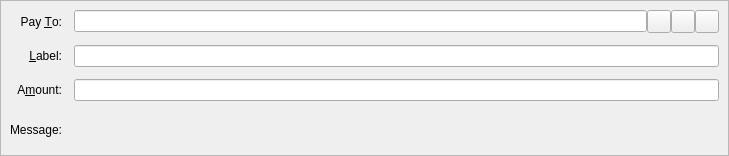
<?xml version="1.0" encoding="UTF-8"?>
<ui version="4.0">
 <class>SendCoinsEntry</class>
 <widget class="QStackedWidget" name="SendCoinsEntry">
  <property name="geometry">
   <rect>
    <x>0</x>
    <y>0</y>
    <width>729</width>
    <height>156</height>
   </rect>
  </property>
  <property name="focusPolicy">
   <enum>Qt::TabFocus</enum>
  </property>
  <property name="autoFillBackground">
   <bool>false</bool>
  </property>
  <widget class="QFrame" name="SendCoins">
   <property name="toolTip">
    <string>This is a normal payment.</string>
   </property>
   <property name="frameShape">
    <enum>QFrame::StyledPanel</enum>
   </property>
   <property name="frameShadow">
    <enum>QFrame::Sunken</enum>
   </property>
   <layout class="QGridLayout" name="gridLayout">
    <property name="spacing">
     <number>12</number>
    </property>
    <item row="0" column="0">
     <widget class="QLabel" name="payToLabel">
      <property name="text">
       <string>Pay &amp;To:</string>
      </property>
      <property name="alignment">
       <set>Qt::AlignRight|Qt::AlignTrailing|Qt::AlignVCenter</set>
      </property>
      <property name="buddy">
       <cstring>payTo</cstring>
      </property>
     </widget>
    </item>
    <item row="0" column="1">
     <layout class="QHBoxLayout" name="payToLayout">
      <property name="spacing">
       <number>0</number>
      </property>
      <item>
       <widget class="QValidatedLineEdit" name="payTo">
        <property name="toolTip">
         <string>The BREWHAUST address to send the payment to</string>
        </property>
       </widget>
      </item>
      <item>
       <widget class="QToolButton" name="addressBookButton">
        <property name="toolTip">
         <string>Choose previously used address</string>
        </property>
        <property name="text">
         <string/>
        </property>
        <property name="icon">
         <iconset resource="../brewhaust.qrc">
          <normaloff>:/icons/address-book</normaloff>:/icons/address-book</iconset>
        </property>
        <property name="shortcut">
         <string>Alt+A</string>
        </property>
       </widget>
      </item>
      <item>
       <widget class="QToolButton" name="pasteButton">
        <property name="toolTip">
         <string>Paste address from clipboard</string>
        </property>
        <property name="text">
         <string/>
        </property>
        <property name="icon">
         <iconset resource="../brewhaust.qrc">
          <normaloff>:/icons/editpaste</normaloff>:/icons/editpaste</iconset>
        </property>
        <property name="shortcut">
         <string>Alt+P</string>
        </property>
       </widget>
      </item>
      <item>
       <widget class="QToolButton" name="deleteButton">
        <property name="toolTip">
         <string>Remove this entry</string>
        </property>
        <property name="text">
         <string/>
        </property>
        <property name="icon">
         <iconset resource="../brewhaust.qrc">
          <normaloff>:/icons/remove</normaloff>:/icons/remove</iconset>
        </property>
       </widget>
      </item>
     </layout>
    </item>
    <item row="1" column="0">
     <widget class="QLabel" name="labelLabel">
      <property name="text">
       <string>&amp;Label:</string>
      </property>
      <property name="alignment">
       <set>Qt::AlignRight|Qt::AlignTrailing|Qt::AlignVCenter</set>
      </property>
      <property name="buddy">
       <cstring>addAsLabel</cstring>
      </property>
     </widget>
    </item>
    <item row="1" column="1">
     <widget class="QLineEdit" name="addAsLabel">
      <property name="toolTip">
       <string>Enter a label for this address to add it to the list of used addresses</string>
      </property>
     </widget>
    </item>
    <item row="2" column="0">
     <widget class="QLabel" name="amountLabel">
      <property name="text">
       <string>A&amp;mount:</string>
      </property>
      <property name="alignment">
       <set>Qt::AlignRight|Qt::AlignTrailing|Qt::AlignVCenter</set>
      </property>
      <property name="buddy">
       <cstring>payAmount</cstring>
      </property>
     </widget>
    </item>
    <item row="2" column="1">
     <widget class="BitcoinAmountField" name="payAmount"/>
    </item>
    <item row="3" column="0">
     <widget class="QLabel" name="messageLabel">
      <property name="text">
       <string>Message:</string>
      </property>
      <property name="alignment">
       <set>Qt::AlignRight|Qt::AlignTrailing|Qt::AlignVCenter</set>
      </property>
     </widget>
    </item>
    <item row="3" column="1">
     <widget class="QLabel" name="messageTextLabel">
      <property name="toolTip">
       <string>A message that was attached to the BREWHAUST: URI which will be stored with the transaction for your reference. Note: This message will not be sent over the BREWHAUST network.</string>
      </property>
      <property name="textFormat">
       <enum>Qt::PlainText</enum>
      </property>
     </widget>
    </item>
   </layout>
  </widget>
  <widget class="QFrame" name="SendCoins_InsecurePaymentRequest">
   <property name="palette">
    <palette>
     <active>
      <colorrole role="WindowText">
       <brush brushstyle="SolidPattern">
        <color alpha="255">
         <red>0</red>
         <green>0</green>
         <blue>0</blue>
        </color>
       </brush>
      </colorrole>
      <colorrole role="Button">
       <brush brushstyle="SolidPattern">
        <color alpha="255">
         <red>255</red>
         <green>255</green>
         <blue>127</blue>
        </color>
       </brush>
      </colorrole>
      <colorrole role="Light">
       <brush brushstyle="SolidPattern">
        <color alpha="255">
         <red>255</red>
         <green>255</green>
         <blue>255</blue>
        </color>
       </brush>
      </colorrole>
      <colorrole role="Midlight">
       <brush brushstyle="SolidPattern">
        <color alpha="255">
         <red>255</red>
         <green>255</green>
         <blue>191</blue>
        </color>
       </brush>
      </colorrole>
      <colorrole role="Dark">
       <brush brushstyle="SolidPattern">
        <color alpha="255">
         <red>127</red>
         <green>127</green>
         <blue>63</blue>
        </color>
       </brush>
      </colorrole>
      <colorrole role="Mid">
       <brush brushstyle="SolidPattern">
        <color alpha="255">
         <red>170</red>
         <green>170</green>
         <blue>84</blue>
        </color>
       </brush>
      </colorrole>
      <colorrole role="Text">
       <brush brushstyle="SolidPattern">
        <color alpha="255">
         <red>0</red>
         <green>0</green>
         <blue>0</blue>
        </color>
       </brush>
      </colorrole>
      <colorrole role="BrightText">
       <brush brushstyle="SolidPattern">
        <color alpha="255">
         <red>255</red>
         <green>255</green>
         <blue>255</blue>
        </color>
       </brush>
      </colorrole>
      <colorrole role="ButtonText">
       <brush brushstyle="SolidPattern">
        <color alpha="255">
         <red>0</red>
         <green>0</green>
         <blue>0</blue>
        </color>
       </brush>
      </colorrole>
      <colorrole role="Base">
       <brush brushstyle="SolidPattern">
        <color alpha="255">
         <red>255</red>
         <green>255</green>
         <blue>255</blue>
        </color>
       </brush>
      </colorrole>
      <colorrole role="Window">
       <brush brushstyle="SolidPattern">
        <color alpha="255">
         <red>255</red>
         <green>255</green>
         <blue>127</blue>
        </color>
       </brush>
      </colorrole>
      <colorrole role="Shadow">
       <brush brushstyle="SolidPattern">
        <color alpha="255">
         <red>0</red>
         <green>0</green>
         <blue>0</blue>
        </color>
       </brush>
      </colorrole>
      <colorrole role="AlternateBase">
       <brush brushstyle="SolidPattern">
        <color alpha="255">
         <red>255</red>
         <green>255</green>
         <blue>191</blue>
        </color>
       </brush>
      </colorrole>
      <colorrole role="ToolTipBase">
       <brush brushstyle="SolidPattern">
        <color alpha="255">
         <red>255</red>
         <green>255</green>
         <blue>220</blue>
        </color>
       </brush>
      </colorrole>
      <colorrole role="ToolTipText">
       <brush brushstyle="SolidPattern">
        <color alpha="255">
         <red>0</red>
         <green>0</green>
         <blue>0</blue>
        </color>
       </brush>
      </colorrole>
     </active>
     <inactive>
      <colorrole role="WindowText">
       <brush brushstyle="SolidPattern">
        <color alpha="255">
         <red>0</red>
         <green>0</green>
         <blue>0</blue>
        </color>
       </brush>
      </colorrole>
      <colorrole role="Button">
       <brush brushstyle="SolidPattern">
        <color alpha="255">
         <red>255</red>
         <green>255</green>
         <blue>127</blue>
        </color>
       </brush>
      </colorrole>
      <colorrole role="Light">
       <brush brushstyle="SolidPattern">
        <color alpha="255">
         <red>255</red>
         <green>255</green>
         <blue>255</blue>
        </color>
       </brush>
      </colorrole>
      <colorrole role="Midlight">
       <brush brushstyle="SolidPattern">
        <color alpha="255">
         <red>255</red>
         <green>255</green>
         <blue>191</blue>
        </color>
       </brush>
      </colorrole>
      <colorrole role="Dark">
       <brush brushstyle="SolidPattern">
        <color alpha="255">
         <red>127</red>
         <green>127</green>
         <blue>63</blue>
        </color>
       </brush>
      </colorrole>
      <colorrole role="Mid">
       <brush brushstyle="SolidPattern">
        <color alpha="255">
         <red>170</red>
         <green>170</green>
         <blue>84</blue>
        </color>
       </brush>
      </colorrole>
      <colorrole role="Text">
       <brush brushstyle="SolidPattern">
        <color alpha="255">
         <red>0</red>
         <green>0</green>
         <blue>0</blue>
        </color>
       </brush>
      </colorrole>
      <colorrole role="BrightText">
       <brush brushstyle="SolidPattern">
        <color alpha="255">
         <red>255</red>
         <green>255</green>
         <blue>255</blue>
        </color>
       </brush>
      </colorrole>
      <colorrole role="ButtonText">
       <brush brushstyle="SolidPattern">
        <color alpha="255">
         <red>0</red>
         <green>0</green>
         <blue>0</blue>
        </color>
       </brush>
      </colorrole>
      <colorrole role="Base">
       <brush brushstyle="SolidPattern">
        <color alpha="255">
         <red>255</red>
         <green>255</green>
         <blue>255</blue>
        </color>
       </brush>
      </colorrole>
      <colorrole role="Window">
       <brush brushstyle="SolidPattern">
        <color alpha="255">
         <red>255</red>
         <green>255</green>
         <blue>127</blue>
        </color>
       </brush>
      </colorrole>
      <colorrole role="Shadow">
       <brush brushstyle="SolidPattern">
        <color alpha="255">
         <red>0</red>
         <green>0</green>
         <blue>0</blue>
        </color>
       </brush>
      </colorrole>
      <colorrole role="AlternateBase">
       <brush brushstyle="SolidPattern">
        <color alpha="255">
         <red>255</red>
         <green>255</green>
         <blue>191</blue>
        </color>
       </brush>
      </colorrole>
      <colorrole role="ToolTipBase">
       <brush brushstyle="SolidPattern">
        <color alpha="255">
         <red>255</red>
         <green>255</green>
         <blue>220</blue>
        </color>
       </brush>
      </colorrole>
      <colorrole role="ToolTipText">
       <brush brushstyle="SolidPattern">
        <color alpha="255">
         <red>0</red>
         <green>0</green>
         <blue>0</blue>
        </color>
       </brush>
      </colorrole>
     </inactive>
     <disabled>
      <colorrole role="WindowText">
       <brush brushstyle="SolidPattern">
        <color alpha="255">
         <red>127</red>
         <green>127</green>
         <blue>63</blue>
        </color>
       </brush>
      </colorrole>
      <colorrole role="Button">
       <brush brushstyle="SolidPattern">
        <color alpha="255">
         <red>255</red>
         <green>255</green>
         <blue>127</blue>
        </color>
       </brush>
      </colorrole>
      <colorrole role="Light">
       <brush brushstyle="SolidPattern">
        <color alpha="255">
         <red>255</red>
         <green>255</green>
         <blue>255</blue>
        </color>
       </brush>
      </colorrole>
      <colorrole role="Midlight">
       <brush brushstyle="SolidPattern">
        <color alpha="255">
         <red>255</red>
         <green>255</green>
         <blue>191</blue>
        </color>
       </brush>
      </colorrole>
      <colorrole role="Dark">
       <brush brushstyle="SolidPattern">
        <color alpha="255">
         <red>127</red>
         <green>127</green>
         <blue>63</blue>
        </color>
       </brush>
      </colorrole>
      <colorrole role="Mid">
       <brush brushstyle="SolidPattern">
        <color alpha="255">
         <red>170</red>
         <green>170</green>
         <blue>84</blue>
        </color>
       </brush>
      </colorrole>
      <colorrole role="Text">
       <brush brushstyle="SolidPattern">
        <color alpha="255">
         <red>127</red>
         <green>127</green>
         <blue>63</blue>
        </color>
       </brush>
      </colorrole>
      <colorrole role="BrightText">
       <brush brushstyle="SolidPattern">
        <color alpha="255">
         <red>255</red>
         <green>255</green>
         <blue>255</blue>
        </color>
       </brush>
      </colorrole>
      <colorrole role="ButtonText">
       <brush brushstyle="SolidPattern">
        <color alpha="255">
         <red>127</red>
         <green>127</green>
         <blue>63</blue>
        </color>
       </brush>
      </colorrole>
      <colorrole role="Base">
       <brush brushstyle="SolidPattern">
        <color alpha="255">
         <red>255</red>
         <green>255</green>
         <blue>127</blue>
        </color>
       </brush>
      </colorrole>
      <colorrole role="Window">
       <brush brushstyle="SolidPattern">
        <color alpha="255">
         <red>255</red>
         <green>255</green>
         <blue>127</blue>
        </color>
       </brush>
      </colorrole>
      <colorrole role="Shadow">
       <brush brushstyle="SolidPattern">
        <color alpha="255">
         <red>0</red>
         <green>0</green>
         <blue>0</blue>
        </color>
       </brush>
      </colorrole>
      <colorrole role="AlternateBase">
       <brush brushstyle="SolidPattern">
        <color alpha="255">
         <red>255</red>
         <green>255</green>
         <blue>127</blue>
        </color>
       </brush>
      </colorrole>
      <colorrole role="ToolTipBase">
       <brush brushstyle="SolidPattern">
        <color alpha="255">
         <red>255</red>
         <green>255</green>
         <blue>220</blue>
        </color>
       </brush>
      </colorrole>
      <colorrole role="ToolTipText">
       <brush brushstyle="SolidPattern">
        <color alpha="255">
         <red>0</red>
         <green>0</green>
         <blue>0</blue>
        </color>
       </brush>
      </colorrole>
     </disabled>
    </palette>
   </property>
   <property name="toolTip">
    <string>This is an unverified payment request.</string>
   </property>
   <property name="autoFillBackground">
    <bool>true</bool>
   </property>
   <property name="frameShape">
    <enum>QFrame::StyledPanel</enum>
   </property>
   <property name="frameShadow">
    <enum>QFrame::Sunken</enum>
   </property>
   <layout class="QGridLayout" name="gridLayout_is">
    <property name="spacing">
     <number>12</number>
    </property>
    <item row="0" column="0">
     <widget class="QLabel" name="payToLabel_is">
      <property name="text">
       <string>Pay To:</string>
      </property>
      <property name="alignment">
       <set>Qt::AlignRight|Qt::AlignTrailing|Qt::AlignVCenter</set>
      </property>
     </widget>
    </item>
    <item row="0" column="1">
     <layout class="QHBoxLayout" name="payToLayout_is">
      <property name="spacing">
       <number>0</number>
      </property>
      <item>
       <widget class="QLabel" name="payTo_is"/>
      </item>
      <item>
       <widget class="QToolButton" name="deleteButton_is">
        <property name="toolTip">
         <string>Remove this entry</string>
        </property>
        <property name="text">
         <string/>
        </property>
        <property name="icon">
         <iconset resource="../brewhaust.qrc">
          <normaloff>:/icons/remove</normaloff>:/icons/remove</iconset>
        </property>
       </widget>
      </item>
     </layout>
    </item>
    <item row="1" column="0">
     <widget class="QLabel" name="memoLabel_is">
      <property name="text">
       <string>Memo:</string>
      </property>
      <property name="alignment">
       <set>Qt::AlignRight|Qt::AlignTrailing|Qt::AlignVCenter</set>
      </property>
     </widget>
    </item>
    <item row="1" column="1">
     <widget class="QLabel" name="memoTextLabel_is">
      <property name="textFormat">
       <enum>Qt::PlainText</enum>
      </property>
     </widget>
    </item>
    <item row="2" column="0">
     <widget class="QLabel" name="amountLabel_is">
      <property name="text">
       <string>A&amp;mount:</string>
      </property>
      <property name="alignment">
       <set>Qt::AlignRight|Qt::AlignTrailing|Qt::AlignVCenter</set>
      </property>
      <property name="buddy">
       <cstring>payAmount_is</cstring>
      </property>
     </widget>
    </item>
    <item row="2" column="1">
     <widget class="BitcoinAmountField" name="payAmount_is">
      <property name="acceptDrops">
       <bool>false</bool>
      </property>
     </widget>
    </item>
   </layout>
  </widget>
  <widget class="QFrame" name="SendCoins_SecurePaymentRequest">
   <property name="palette">
    <palette>
     <active>
      <colorrole role="WindowText">
       <brush brushstyle="SolidPattern">
        <color alpha="255">
         <red>0</red>
         <green>0</green>
         <blue>0</blue>
        </color>
       </brush>
      </colorrole>
      <colorrole role="Button">
       <brush brushstyle="SolidPattern">
        <color alpha="255">
         <red>140</red>
         <green>232</green>
         <blue>119</blue>
        </color>
       </brush>
      </colorrole>
      <colorrole role="Light">
       <brush brushstyle="SolidPattern">
        <color alpha="255">
         <red>230</red>
         <green>255</green>
         <blue>224</blue>
        </color>
       </brush>
      </colorrole>
      <colorrole role="Midlight">
       <brush brushstyle="SolidPattern">
        <color alpha="255">
         <red>185</red>
         <green>243</green>
         <blue>171</blue>
        </color>
       </brush>
      </colorrole>
      <colorrole role="Dark">
       <brush brushstyle="SolidPattern">
        <color alpha="255">
         <red>70</red>
         <green>116</green>
         <blue>59</blue>
        </color>
       </brush>
      </colorrole>
      <colorrole role="Mid">
       <brush brushstyle="SolidPattern">
        <color alpha="255">
         <red>93</red>
         <green>155</green>
         <blue>79</blue>
        </color>
       </brush>
      </colorrole>
      <colorrole role="Text">
       <brush brushstyle="SolidPattern">
        <color alpha="255">
         <red>0</red>
         <green>0</green>
         <blue>0</blue>
        </color>
       </brush>
      </colorrole>
      <colorrole role="BrightText">
       <brush brushstyle="SolidPattern">
        <color alpha="255">
         <red>155</red>
         <green>255</green>
         <blue>147</blue>
        </color>
       </brush>
      </colorrole>
      <colorrole role="ButtonText">
       <brush brushstyle="SolidPattern">
        <color alpha="255">
         <red>0</red>
         <green>0</green>
         <blue>0</blue>
        </color>
       </brush>
      </colorrole>
      <colorrole role="Base">
       <brush brushstyle="SolidPattern">
        <color alpha="255">
         <red>119</red>
         <green>255</green>
         <blue>233</blue>
        </color>
       </brush>
      </colorrole>
      <colorrole role="Window">
       <brush brushstyle="SolidPattern">
        <color alpha="255">
         <red>140</red>
         <green>232</green>
         <blue>119</blue>
        </color>
       </brush>
      </colorrole>
      <colorrole role="Shadow">
       <brush brushstyle="SolidPattern">
        <color alpha="255">
         <red>0</red>
         <green>0</green>
         <blue>0</blue>
        </color>
       </brush>
      </colorrole>
      <colorrole role="AlternateBase">
       <brush brushstyle="SolidPattern">
        <color alpha="255">
         <red>197</red>
         <green>243</green>
         <blue>187</blue>
        </color>
       </brush>
      </colorrole>
      <colorrole role="NoRole">
       <brush brushstyle="SolidPattern">
        <color alpha="255">
         <red>125</red>
         <green>194</green>
         <blue>122</blue>
        </color>
       </brush>
      </colorrole>
      <colorrole role="ToolTipBase">
       <brush brushstyle="SolidPattern">
        <color alpha="255">
         <red>255</red>
         <green>255</green>
         <blue>220</blue>
        </color>
       </brush>
      </colorrole>
      <colorrole role="ToolTipText">
       <brush brushstyle="SolidPattern">
        <color alpha="255">
         <red>0</red>
         <green>0</green>
         <blue>0</blue>
        </color>
       </brush>
      </colorrole>
     </active>
     <inactive>
      <colorrole role="WindowText">
       <brush brushstyle="SolidPattern">
        <color alpha="255">
         <red>0</red>
         <green>0</green>
         <blue>0</blue>
        </color>
       </brush>
      </colorrole>
      <colorrole role="Button">
       <brush brushstyle="SolidPattern">
        <color alpha="255">
         <red>140</red>
         <green>232</green>
         <blue>119</blue>
        </color>
       </brush>
      </colorrole>
      <colorrole role="Light">
       <brush brushstyle="SolidPattern">
        <color alpha="255">
         <red>230</red>
         <green>255</green>
         <blue>224</blue>
        </color>
       </brush>
      </colorrole>
      <colorrole role="Midlight">
       <brush brushstyle="SolidPattern">
        <color alpha="255">
         <red>185</red>
         <green>243</green>
         <blue>171</blue>
        </color>
       </brush>
      </colorrole>
      <colorrole role="Dark">
       <brush brushstyle="SolidPattern">
        <color alpha="255">
         <red>70</red>
         <green>116</green>
         <blue>59</blue>
        </color>
       </brush>
      </colorrole>
      <colorrole role="Mid">
       <brush brushstyle="SolidPattern">
        <color alpha="255">
         <red>93</red>
         <green>155</green>
         <blue>79</blue>
        </color>
       </brush>
      </colorrole>
      <colorrole role="Text">
       <brush brushstyle="SolidPattern">
        <color alpha="255">
         <red>0</red>
         <green>0</green>
         <blue>0</blue>
        </color>
       </brush>
      </colorrole>
      <colorrole role="BrightText">
       <brush brushstyle="SolidPattern">
        <color alpha="255">
         <red>155</red>
         <green>255</green>
         <blue>147</blue>
        </color>
       </brush>
      </colorrole>
      <colorrole role="ButtonText">
       <brush brushstyle="SolidPattern">
        <color alpha="255">
         <red>0</red>
         <green>0</green>
         <blue>0</blue>
        </color>
       </brush>
      </colorrole>
      <colorrole role="Base">
       <brush brushstyle="SolidPattern">
        <color alpha="255">
         <red>119</red>
         <green>255</green>
         <blue>233</blue>
        </color>
       </brush>
      </colorrole>
      <colorrole role="Window">
       <brush brushstyle="SolidPattern">
        <color alpha="255">
         <red>140</red>
         <green>232</green>
         <blue>119</blue>
        </color>
       </brush>
      </colorrole>
      <colorrole role="Shadow">
       <brush brushstyle="SolidPattern">
        <color alpha="255">
         <red>0</red>
         <green>0</green>
         <blue>0</blue>
        </color>
       </brush>
      </colorrole>
      <colorrole role="AlternateBase">
       <brush brushstyle="SolidPattern">
        <color alpha="255">
         <red>197</red>
         <green>243</green>
         <blue>187</blue>
        </color>
       </brush>
      </colorrole>
      <colorrole role="NoRole">
       <brush brushstyle="SolidPattern">
        <color alpha="255">
         <red>125</red>
         <green>194</green>
         <blue>122</blue>
        </color>
       </brush>
      </colorrole>
      <colorrole role="ToolTipBase">
       <brush brushstyle="SolidPattern">
        <color alpha="255">
         <red>255</red>
         <green>255</green>
         <blue>220</blue>
        </color>
       </brush>
      </colorrole>
      <colorrole role="ToolTipText">
       <brush brushstyle="SolidPattern">
        <color alpha="255">
         <red>0</red>
         <green>0</green>
         <blue>0</blue>
        </color>
       </brush>
      </colorrole>
     </inactive>
     <disabled>
      <colorrole role="WindowText">
       <brush brushstyle="SolidPattern">
        <color alpha="255">
         <red>70</red>
         <green>116</green>
         <blue>59</blue>
        </color>
       </brush>
      </colorrole>
      <colorrole role="Button">
       <brush brushstyle="SolidPattern">
        <color alpha="255">
         <red>140</red>
         <green>232</green>
         <blue>119</blue>
        </color>
       </brush>
      </colorrole>
      <colorrole role="Light">
       <brush brushstyle="SolidPattern">
        <color alpha="255">
         <red>230</red>
         <green>255</green>
         <blue>224</blue>
        </color>
       </brush>
      </colorrole>
      <colorrole role="Midlight">
       <brush brushstyle="SolidPattern">
        <color alpha="255">
         <red>185</red>
         <green>243</green>
         <blue>171</blue>
        </color>
       </brush>
      </colorrole>
      <colorrole role="Dark">
       <brush brushstyle="SolidPattern">
        <color alpha="255">
         <red>70</red>
         <green>116</green>
         <blue>59</blue>
        </color>
       </brush>
      </colorrole>
      <colorrole role="Mid">
       <brush brushstyle="SolidPattern">
        <color alpha="255">
         <red>93</red>
         <green>155</green>
         <blue>79</blue>
        </color>
       </brush>
      </colorrole>
      <colorrole role="Text">
       <brush brushstyle="SolidPattern">
        <color alpha="255">
         <red>70</red>
         <green>116</green>
         <blue>59</blue>
        </color>
       </brush>
      </colorrole>
      <colorrole role="BrightText">
       <brush brushstyle="SolidPattern">
        <color alpha="255">
         <red>155</red>
         <green>255</green>
         <blue>147</blue>
        </color>
       </brush>
      </colorrole>
      <colorrole role="ButtonText">
       <brush brushstyle="SolidPattern">
        <color alpha="255">
         <red>70</red>
         <green>116</green>
         <blue>59</blue>
        </color>
       </brush>
      </colorrole>
      <colorrole role="Base">
       <brush brushstyle="SolidPattern">
        <color alpha="255">
         <red>140</red>
         <green>232</green>
         <blue>119</blue>
        </color>
       </brush>
      </colorrole>
      <colorrole role="Window">
       <brush brushstyle="SolidPattern">
        <color alpha="255">
         <red>140</red>
         <green>232</green>
         <blue>119</blue>
        </color>
       </brush>
      </colorrole>
      <colorrole role="Shadow">
       <brush brushstyle="SolidPattern">
        <color alpha="255">
         <red>0</red>
         <green>0</green>
         <blue>0</blue>
        </color>
       </brush>
      </colorrole>
      <colorrole role="AlternateBase">
       <brush brushstyle="SolidPattern">
        <color alpha="255">
         <red>140</red>
         <green>232</green>
         <blue>119</blue>
        </color>
       </brush>
      </colorrole>
      <colorrole role="NoRole">
       <brush brushstyle="SolidPattern">
        <color alpha="255">
         <red>125</red>
         <green>194</green>
         <blue>122</blue>
        </color>
       </brush>
      </colorrole>
      <colorrole role="ToolTipBase">
       <brush brushstyle="SolidPattern">
        <color alpha="255">
         <red>255</red>
         <green>255</green>
         <blue>220</blue>
        </color>
       </brush>
      </colorrole>
      <colorrole role="ToolTipText">
       <brush brushstyle="SolidPattern">
        <color alpha="255">
         <red>0</red>
         <green>0</green>
         <blue>0</blue>
        </color>
       </brush>
      </colorrole>
     </disabled>
    </palette>
   </property>
   <property name="toolTip">
    <string>This is a verified payment request.</string>
   </property>
   <property name="autoFillBackground">
    <bool>true</bool>
   </property>
   <property name="frameShape">
    <enum>QFrame::StyledPanel</enum>
   </property>
   <property name="frameShadow">
    <enum>QFrame::Sunken</enum>
   </property>
   <layout class="QGridLayout" name="gridLayout_s">
    <property name="spacing">
     <number>12</number>
    </property>
    <item row="0" column="0">
     <widget class="QLabel" name="payToLabel_s">
      <property name="text">
       <string>Pay To:</string>
      </property>
      <property name="alignment">
       <set>Qt::AlignRight|Qt::AlignTrailing|Qt::AlignVCenter</set>
      </property>
     </widget>
    </item>
    <item row="0" column="1">
     <layout class="QHBoxLayout" name="payToLayout_s">
      <property name="spacing">
       <number>0</number>
      </property>
      <item>
       <widget class="QLabel" name="payTo_s">
        <property name="textFormat">
         <enum>Qt::PlainText</enum>
        </property>
       </widget>
      </item>
      <item>
       <widget class="QToolButton" name="deleteButton_s">
        <property name="toolTip">
         <string>Remove this entry</string>
        </property>
        <property name="text">
         <string/>
        </property>
        <property name="icon">
         <iconset resource="../brewhaust.qrc">
          <normaloff>:/icons/remove</normaloff>:/icons/remove</iconset>
        </property>
       </widget>
      </item>
     </layout>
    </item>
    <item row="1" column="0">
     <widget class="QLabel" name="memoLabel_s">
      <property name="text">
       <string>Memo:</string>
      </property>
      <property name="alignment">
       <set>Qt::AlignRight|Qt::AlignTrailing|Qt::AlignVCenter</set>
      </property>
     </widget>
    </item>
    <item row="1" column="1">
     <widget class="QLabel" name="memoTextLabel_s">
      <property name="textFormat">
       <enum>Qt::PlainText</enum>
      </property>
     </widget>
    </item>
    <item row="2" column="0">
     <widget class="QLabel" name="amountLabel_s">
      <property name="text">
       <string>A&amp;mount:</string>
      </property>
      <property name="alignment">
       <set>Qt::AlignRight|Qt::AlignTrailing|Qt::AlignVCenter</set>
      </property>
      <property name="buddy">
       <cstring>payAmount_s</cstring>
      </property>
     </widget>
    </item>
    <item row="2" column="1">
     <widget class="BitcoinAmountField" name="payAmount_s">
      <property name="acceptDrops">
       <bool>false</bool>
      </property>
     </widget>
    </item>
   </layout>
  </widget>
 </widget>
 <customwidgets>
  <customwidget>
   <class>QValidatedLineEdit</class>
   <extends>QLineEdit</extends>
   <header>qvalidatedlineedit.h</header>
  </customwidget>
  <customwidget>
   <class>BitcoinAmountField</class>
   <extends>QLineEdit</extends>
   <header>bitcoinamountfield.h</header>
  </customwidget>
 </customwidgets>
 <tabstops>
  <tabstop>payTo</tabstop>
  <tabstop>addressBookButton</tabstop>
  <tabstop>pasteButton</tabstop>
  <tabstop>deleteButton</tabstop>
  <tabstop>addAsLabel</tabstop>
  <tabstop>payAmount</tabstop>
  <tabstop>payAmount_is</tabstop>
  <tabstop>deleteButton_is</tabstop>
  <tabstop>payAmount_s</tabstop>
  <tabstop>deleteButton_s</tabstop>
 </tabstops>
 <resources>
  <include location="../brewhaust.qrc"/>
 </resources>
 <connections/>
</ui>
